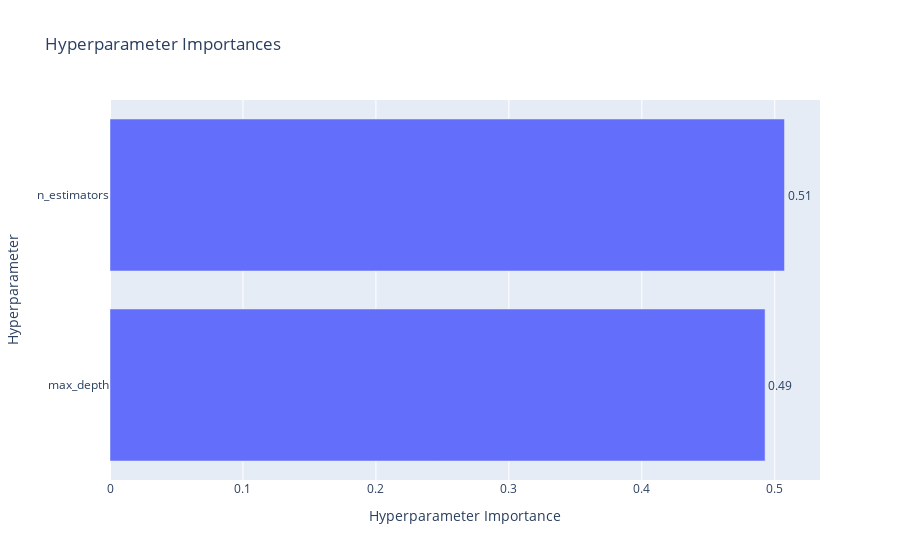

Write notebook code for a chart like this one.
### Code cell
# 5. Hyperparameter Importance
plot_param_importances(study).show()

### Figure 1 — Plotly figure (JSON) as saved in the notebook; plotly's stock layout.template omitted (floating-point values rounded to 4 significant figures)
{"data": [{"cliponaxis": false, "hovertemplate": ["max_depth (IntDistribution): 0.49269719555298935<extra></extra>", "n_estimators (IntDistribution): 0.5073028044470107<extra></extra>"], "name": "Objective Value", "orientation": "h", "text": ["0.49", "0.51"], "textposition": "outside", "type": "bar", "x": [0.4927, 0.5073], "y": ["max_depth", "n_estimators"]}], "layout": {"title": {"text": "Hyperparameter Importances"}, "xaxis": {"title": {"text": "Hyperparameter Importance"}}, "yaxis": {"title": {"text": "Hyperparameter"}}}}
